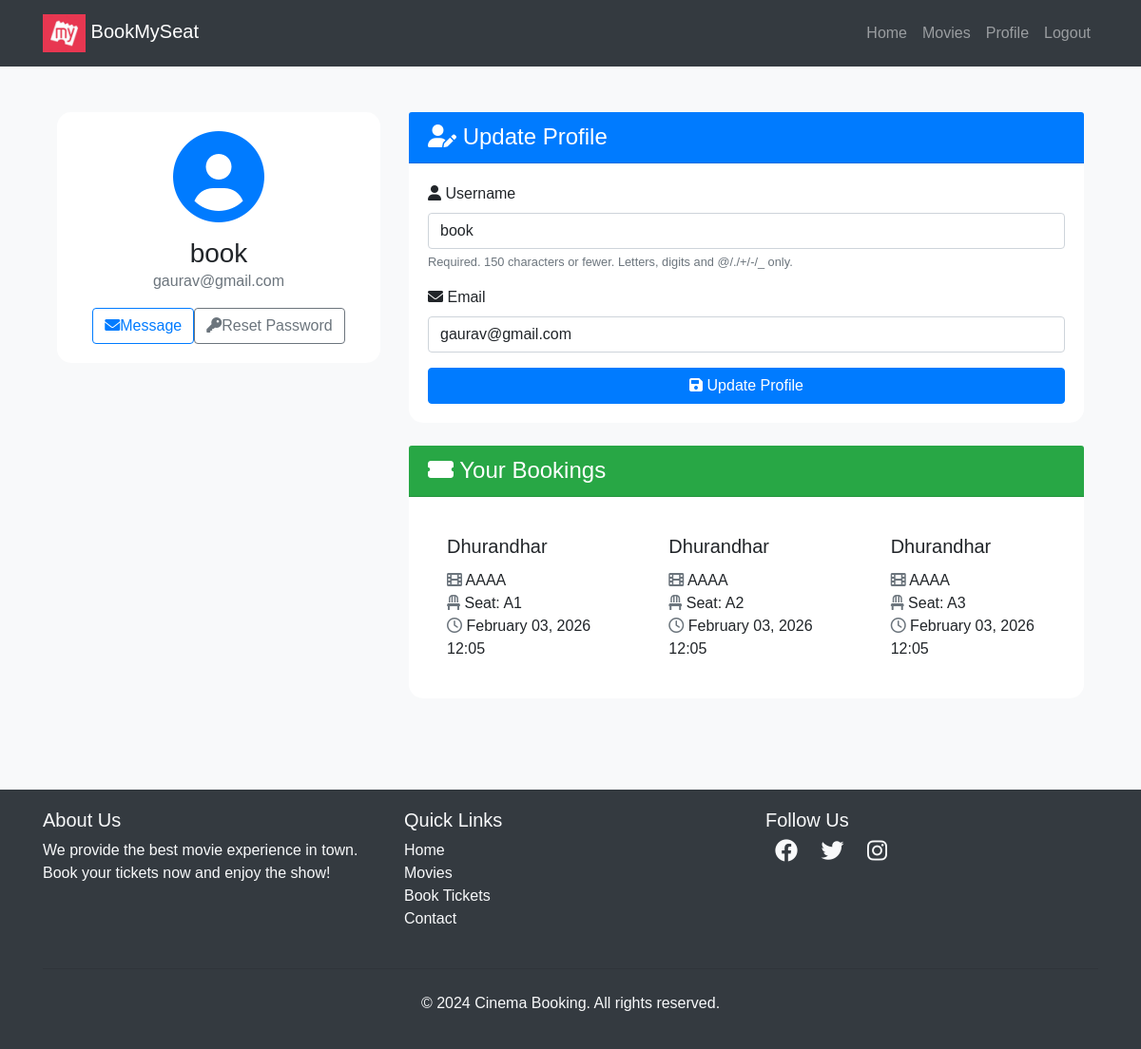
Screenshot of /users/profile/ (signed in) with the database file from the repository.
### movies/models.py (models this page shows, shortened)
class Booking(models.Model):
    user=models.ForeignKey(User,on_delete=models.CASCADE)
    seat=models.OneToOneField(Seat,on_delete=models.CASCADE)
    movie=models.ForeignKey(Movie,on_delete=models.CASCADE)
    theater=models.ForeignKey(Theater,on_delete=models.CASCADE)
    booked_at=models.DateTimeField(auto_now_add=True)

class Movie(models.Model):
    name = models.CharField(max_length=255)
    image = models.ImageField(upload_to="movies/")
    rating = models.DecimalField(max_digits=3, decimal_places=1)
    cast = models.TextField()
    description = models.TextField(blank=True, null=True)
    language = models.CharField(max_length=50, blank=True, default='')
    genre = models.CharField(max_length=50, blank=True, default='')
    trailer_link = models.URLField(max_length=500, blank=True, null=True)
    ig_link = models.URLField(max_length=500, blank=True, null=True)

class Theater(models.Model):
    name = models.CharField(max_length=255)
    movie = models.ForeignKey(Movie,on_delete=models.CASCADE,related_name='theaters')
    time= models.DateTimeField()

class Seat(models.Model):
    theater = models.ForeignKey(Theater,on_delete=models.CASCADE,related_name='seats')
    seat_number = models.CharField(max_length=10)
    is_booked=models.BooleanField(default=False)

### users/views.py (the view)
# urls.py: path('profile/', profile, name='profile'),
@login_required
def profile(request):
    bookings= Booking.objects.filter(user=request.user)
    if request.method == 'POST':
        u_form = UserUpdateForm(request.POST, instance=request.user)
        if u_form.is_valid():
            u_form.save()
            return redirect('profile')
    else:
        u_form = UserUpdateForm(instance=request.user)
    return render(request, 'users/profile.html', {'u_form': u_form,'bookings':bookings})

### users/forms.py
class UserUpdateForm(forms.ModelForm):
    email = forms.EmailField()
    class Meta:
        model = User
        fields = ['username', 'email']

### templates/users/profile.html (shortened to what this page needs)
{% extends "users/basic.html" %} {% block content %}
<div class="container py-5">
  <div class="row">
    <div class="col-lg-4 mb-4">
      <div class="card shadow">
        <div class="card-body text-center">
          <div class="mb-3">
            <i class="fas fa-user-circle fa-6x text-primary"></i>
          </div>
          <h3 class="card-title mb-0">{{ user.username }}</h3>
          <p class="text-muted mb-3">{{ user.email }}</p>
          <div class="d-flex justify-content-center">
            <a href="#" class="btn btn-outline-primary me-2"><i class="fas fa-envelope me-2"></i>Message</a>
            <a href="{% url 'password_reset' %}" class="btn btn-outline-secondary"><i class="fas fa-key me-2"></i>Reset Password</a>
          </div>
        </div>
      </div>
    </div>
    <div class="col-lg-8">
      <div class="card shadow mb-4">
        <div class="card-header bg-primary text-white">
          <h4 class="mb-0"><i class="fas fa-user-edit me-2"></i> Update Profile</h4>
        </div>
        <div class="card-body">
          <form method="POST">
            {% for field in u_form %}
              <div class="mb-3">
                <label for="{{ field.id_for_label }}" class="form-label">
                  <i class="fas fa-{% if field.name == 'username' %}user{% elif field.name == 'email' %}envelope{% else %}info-circle{% endif %} me-2"></i>
                  {{ field.label }}
                </label>
                {{ field }}
                {% if field.help_text %}
                  <small class="form-text text-muted">{{ field.help_text }}</small>
                {% endif %}
              </div>
            {% endfor %}
            <button class="btn btn-primary w-100" type="submit"><i class="fas fa-save me-2"></i> Update Profile</button>
          </form>
        </div>
      </div>
      <div class="card shadow">
        <div class="card-header bg-success text-white">
          <h4 class="mb-0"><i class="fas fa-ticket-alt me-2"> </i> Your Bookings</h4>
        </div>
        <div class="card-body">
          {% if bookings %}
            <div class="row row-cols-1 row-cols-md-2 g-4">
              {% for booking in bookings %}
                <div class="col">
                  <div class="card h-100 border-0 shadow-sm">
                    <div class="card-body">
                      <h5 class="card-title">{{ booking.movie.name }}</h5>
                      <p class="card-text">
                        <i class="fas fa-film me-2 text-muted"> </i>  {{ booking.theater.name }}<br>
                        <i class="fas fa-chair me-2 text-muted"> </i>  Seat: {{ booking.seat.seat_number }}<br>
                        <i class="far fa-clock me-2 text-muted"> </i>  {{ booking.booked_at|date:"F d, Y H:i" }}
                      </p>
                    </div>
                  </div>
                </div>
              {% endfor %}
            </div>
          {% else %}
            <div class="text-center py-5">
              <i class="fas fa-ticket-alt fa-4x text-muted mb-3"></i>
              <p class="lead mb-0">No bookings yet. Time to plan your next movie night!</p>
            </div>
          {% endif %}
        </div>
      </div>
    </div>
  </div>
</div>
<link rel="stylesheet" href="https://cdnjs.cloudflare.com/ajax/libs/font-awesome/6.0.0-beta3/css/all.min.css">
{% endblock %}

### templates/users/basic.html (shortened to what this page needs)
<!DOCTYPE html>
<html lang="en">
  <head>
    <link
      href="https://cdn.jsdelivr.net/npm/bootstrap-icons/font/bootstrap-icons.css"
      rel="stylesheet"
    />
    <link
      rel="stylesheet"
      href="https://maxcdn.bootstrapcdn.com/bootstrap/4.0.0/css/bootstrap.min.css"
    />
    <link
      rel="stylesheet"
      href="https://cdnjs.cloudflare.com/ajax/libs/font-awesome/5.15.3/css/all.min.css"
    />
  </head>
  <body>
    <nav class="navbar navbar-expand-lg navbar-dark bg-dark">
      <div class="container">
        <a class="navbar-brand" href="/"
          ><img
            alt="logo"
            height="40"
            width="45"
          />
          BookMySeat</a
        >
        <div class="collapse navbar-collapse" id="navbarNav">
          <ul class="navbar-nav ml-auto">
            {% if user.is_authenticated %}
            <li class="nav-item">
              <a class="nav-link" href="/">Home</a>
            </li>
            <li class="nav-item">
              <a class="nav-link" href="/movies">Movies</a>
            </li>
            <li class="nav-item">
              <a class="nav-link" href="{% url 'profile' %}">Profile</a>
            </li>
            <li class="nav-item">
              <form method="Post" action="{% url 'logout' %}">
                <button
                  type="submit"
                  class="nav-link"
                  style="border: none; background: none"
                >
                  Logout
                </button>
              </form>
            </li>
            {% endif %}
          </ul>
        </div>
      </div>
    </nav>
    <div class="container">{% block content %} {% endblock %}</div>
    <footer class="footer mt-5">
      <div class="container">
        <div class="row">
          <div class="col-md-4 mb-4 mb-md-0">
            <h5>About Us</h5>
            <p>
              We provide the best movie experience in town. Book your tickets
              now and enjoy the show!
            </p>
          </div>
          <div class="col-md-4 mb-4 mb-md-0">
            <h5>Quick Links</h5>
            <ul class="list-unstyled">
              <li><a href="#">Home</a></li>
              <li><a href="#">Movies</a></li>
              <li><a href="#">Book Tickets</a></li>
              <li><a href="#">Contact</a></li>
            </ul>
          </div>
          <div class="col-md-4">
            <h5>Follow Us</h5>
            <div class="social-icons">
              <a href="#"><i class="fab fa-facebook"></i></a>
              <a href="#"><i class="fab fa-twitter"></i></a>
              <a href="#"><i class="fab fa-instagram"></i></a>
            </div>
          </div>
        </div>
        <hr class="mt-4 mb-4" />
        <div class="text-center">
          <p>&copy; 2024 Cinema Booking. All rights reserved.</p>
        </div>
      </div>
    </footer>
  </body>
</html>

### templates/users/basic.html (style rules this page uses)
body { font-family: Arial, sans-serif; }
.navbar { background-color: #fff; padding: 10px 20px; }
.navbar-brand img { height: 40px; }
.navbar-nav .nav-link { color: #000; }
.footer { background-color: #343a40; color: #f8f9fa; padding: 20px 0; }
.footer a { color: #f8f9fa; text-decoration: none; }
.footer .social-icons i { font-size: 24px; margin: 0 10px; transition: color 0.3s; }

### templates/users/profile.html (style rules this page uses)
body { background-color: #f8f9fa; }
.card { border-radius: 15px; border: none; transition: transform 0.3s ease-in-out; }
.card-header { border-top-left-radius: 15px; border-top-right-radius: 15px; }
form input, form select, form textarea { display: block; width: 100%; padding: 0.375rem 0.75rem; font-size: 1rem; font-weight: 400; line-height: 1.5; color: #212529; background-color: #fff; background-clip: padding-box; border: 1px solid #ced4da; border-radius: 0.25rem; transition: border-color 0.15s ease-in-out, box-shadow 0.15s ease-in-out; }

### rows the page displays
Booking: movie.name "Dhurandhar", theater.name "AAAA", seat.seat_number "A1", booked_at "February 03, 2026 12:05"
Booking: movie.name "Dhurandhar", theater.name "AAAA", seat.seat_number "A2", booked_at "February 03, 2026 12:05"
Booking: movie.name "Dhurandhar", theater.name "AAAA", seat.seat_number "A3", booked_at "February 03, 2026 12:05"

### other values shown
{{ user.username }} "book"
{{ user.email }} "gaurav@gmail.com"
{{ field.label }} "Username" "Email"
{{ field.help_text }} "Required. 150 characters or fewer. Letters, digits and @/./+/-/_ only."
